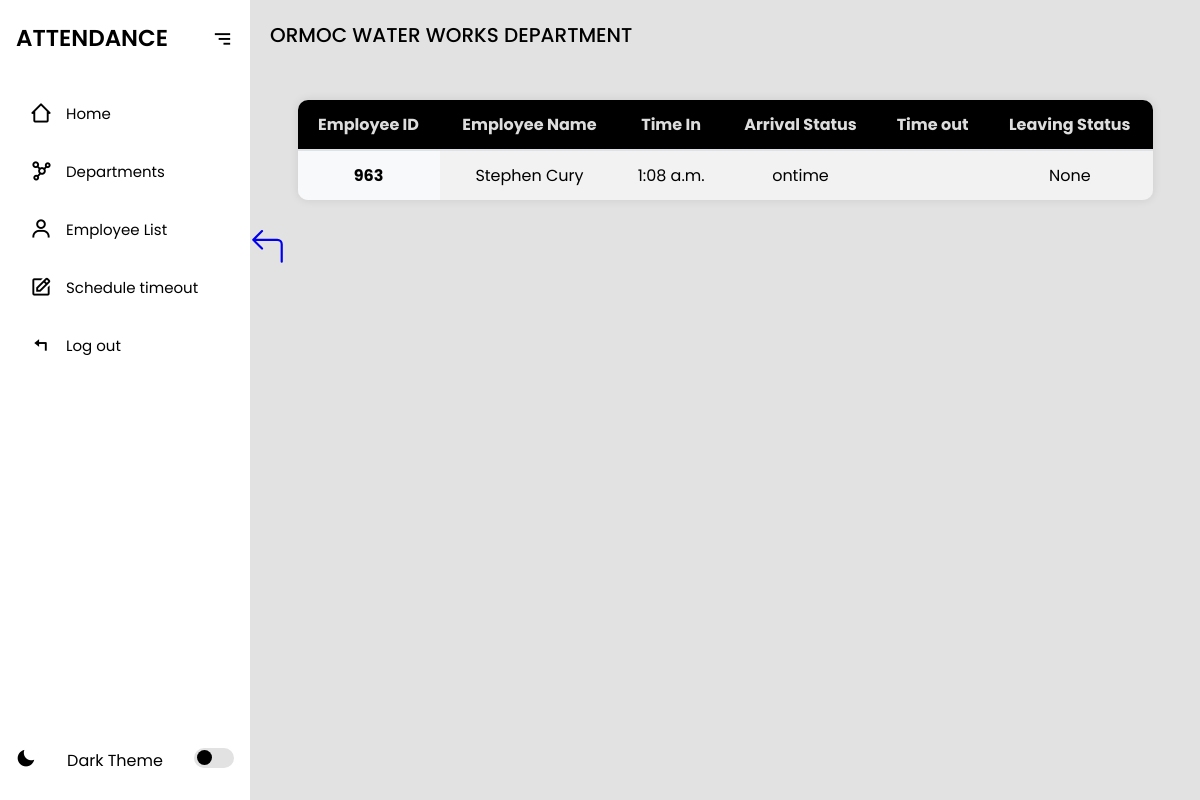
The page /departments/view/1/?date=2024-11-13 (signed in) on the database as committed earlier.
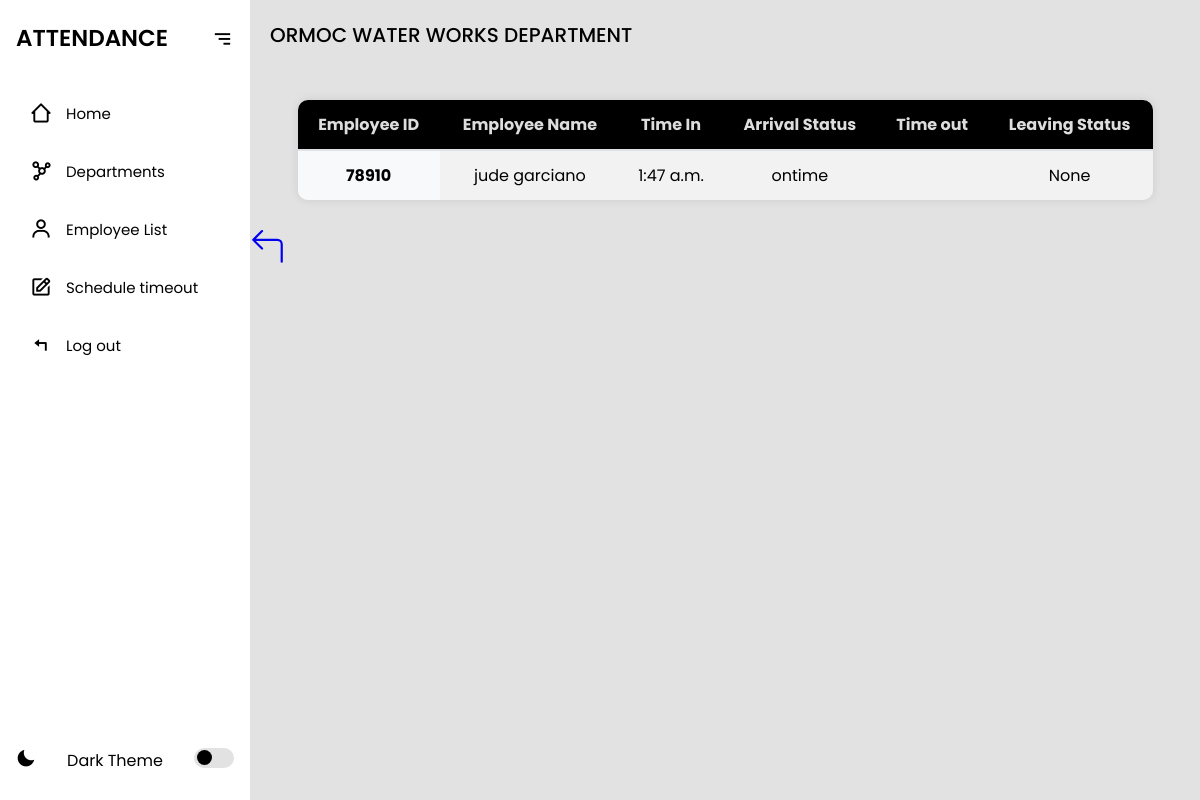
The same page on the database as committed later.
### myapp/models.py (models this page shows, shortened)
class Attendance(models.Model):
    employee = models.ForeignKey(Employee, on_delete=models.CASCADE)
    date = models.DateField()
    time_in = models.TimeField(null=True, blank=True)
    time_out = models.TimeField(null=True, blank=True)
    arrival_status = models.CharField(max_length=10, choices=[
        ('ontime', 'On Time'),
        ('late', 'Late'),
        ('absent', 'Absent'),
    ])
    timeout_status = models.CharField(max_length=10, choices=[  # New status for time_out
        ('ontime', 'On Time'),
        ('early', 'Left Early'),     # "Undertime"
        ('overtime', 'Overtime'),    # "Overtime"
    ], null=True, blank=True)
    class Meta:
        unique_together = ('employee', 'date')  # Ensure one record per employee per day

class Employee(models.Model):
    employee_id = models.CharField(max_length=100, unique=True)
    first_name = models.CharField(max_length=120)
    last_name = models.CharField(max_length=120)
    username = models.CharField(max_length=100, unique=True, default='defaultuser')
    password = models.CharField(max_length=128, default='defaultpassword')
    department_name = models.ForeignKey(Department, on_delete=models.CASCADE, related_name='employees')
    updated = models.DateTimeField(auto_now=True)
    created = models.DateTimeField(auto_now_add=True)
    class Meta:
        ordering = ['-updated', '-created']

### myapp/views.py (the view)
# urls.py: path('departments/view/<int:department_id>/', viewdepartment, name='viewdepartment'),
@login_required
def viewdepartment(request, department_id):
    department = Department.objects.get(id=department_id)
    selected_date = get_selected_date(request)
    employees = Employee.objects.filter(department_name=department)
    attendance_records = Attendance.objects.filter(employee__in=employees, date=selected_date)
    return render(request, 'viewdepartments.html', {
        'department': department,
        'employees': employees,
        'attendance_records': attendance_records,
        'default_date': selected_date,
    })

### myapp/views.py (called while the page is built)
def get_selected_date(request):
    date_str = request.GET.get('date', timezone.now().date().isoformat())
    return timezone.datetime.fromisoformat(date_str).date()

### myapp/templates/viewdepartments.html (shortened to what this page needs)
{% extends 'index.html' %}
{% block content %}
<section class="home">
    <p>{{ department.name }} DEPARTMENT</p>
    <div class="table-container">
    <table class="table">
        <thead>
            <tr>
                <th scope="col">Employee ID</th>
                <th scope="col">Employee Name</th>
                <th scope="col">Time In</th>
                <th scope="col">Arrival Status</th>
                <th scope="col">Time out</th>
                <th scope="col">Leaving Status</th>
            </tr>
        </thead>
        <tbody>
          {% for record in attendance_records %}
          <tr>
              <th scope="row">{{ record.employee.employee_id }}</th>
              <td>{{ record.employee.first_name }} {{ record.employee.last_name }}</td>
              <td>{{ record.time_in|time:"g:i a" }}</td>
              <td>{{ record.arrival_status }}</td>
              <td>{{ record.time_out|time:"g:i a" }}</td>
            <td>{{ record.timeout_status }}</td>
          </tr>
          {% empty %}
          <tr>
              <td colspan="6">No attendance available</td>
          </tr>
          {% endfor %}
      </tbody>
    </table>
</div>
<a href="{% url 'departments' %}" class="btn">
</a>
</section>
{% endblock %}

Rows that differ between the two databases and show on the page:
removed Attendance: employee.employee_id "963", employee.first_name "Stephen", employee.last_name "Cury", time_in "1:08 a.m.", arrival_status "ontime", timeout_status "None"
added Attendance: employee.employee_id "78910", employee.first_name "jude", employee.last_name "garciano", time_in "1:47 a.m.", arrival_status "ontime", timeout_status "None"
